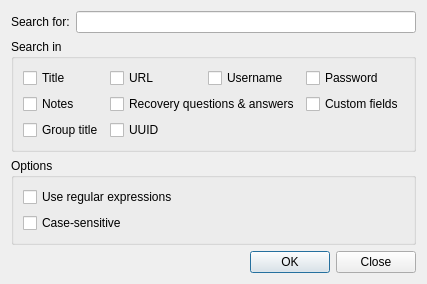
<?xml version="1.0" encoding="UTF-8"?>
<ui version="4.0">
 <class>SearchDatabaseDialog</class>
 <widget class="QDialog" name="SearchDatabaseDialog">
  <property name="geometry">
   <rect>
    <x>0</x>
    <y>0</y>
    <width>381</width>
    <height>248</height>
   </rect>
  </property>
  <property name="windowTitle">
   <string>Find</string>
  </property>
  <layout class="QFormLayout" name="formLayout">
   <item row="0" column="0">
    <widget class="QLabel" name="searchForLabel">
     <property name="text">
      <string>Search for:</string>
     </property>
    </widget>
   </item>
   <item row="0" column="1">
    <widget class="QLineEdit" name="searchLineEdit"/>
   </item>
   <item row="1" column="0" colspan="2">
    <widget class="QGroupBox" name="searchInGroupBox">
     <property name="title">
      <string>Search in</string>
     </property>
     <layout class="QGridLayout" name="gridLayout">
      <item row="0" column="0">
       <widget class="QCheckBox" name="titleCheckBox">
        <property name="text">
         <string>Title</string>
        </property>
       </widget>
      </item>
      <item row="0" column="1">
       <widget class="QCheckBox" name="urlCheckBox">
        <property name="text">
         <string>URL</string>
        </property>
       </widget>
      </item>
      <item row="0" column="2">
       <widget class="QCheckBox" name="usernameCheckBox">
        <property name="text">
         <string>Username</string>
        </property>
       </widget>
      </item>
      <item row="0" column="3">
       <widget class="QCheckBox" name="passwordCheckBox">
        <property name="text">
         <string>Password</string>
        </property>
       </widget>
      </item>
      <item row="2" column="0">
       <widget class="QCheckBox" name="groupTitleCheckBox">
        <property name="text">
         <string>Group title</string>
        </property>
       </widget>
      </item>
      <item row="2" column="1">
       <widget class="QCheckBox" name="uuidCheckBox">
        <property name="text">
         <string>UUID</string>
        </property>
       </widget>
      </item>
      <item row="1" column="0">
       <widget class="QCheckBox" name="notesCheckBox">
        <property name="text">
         <string>Notes</string>
        </property>
       </widget>
      </item>
      <item row="1" column="1" colspan="2">
       <widget class="QCheckBox" name="recoveryInfoCheckBox">
        <property name="text">
         <string>Recovery questions &amp;&amp; answers</string>
        </property>
       </widget>
      </item>
      <item row="1" column="3">
       <widget class="QCheckBox" name="customFieldsCheckBox">
        <property name="text">
         <string>Custom fields</string>
        </property>
       </widget>
      </item>
     </layout>
    </widget>
   </item>
   <item row="2" column="0" colspan="2">
    <widget class="QGroupBox" name="optionsGroupBox">
     <property name="title">
      <string>Options</string>
     </property>
     <layout class="QVBoxLayout" name="verticalLayout">
      <item>
       <widget class="QCheckBox" name="regexCheckBox">
        <property name="text">
         <string>Use regular expressions</string>
        </property>
       </widget>
      </item>
      <item>
       <widget class="QCheckBox" name="caseSensitiveCheckBox">
        <property name="text">
         <string>Case-sensitive</string>
        </property>
       </widget>
      </item>
     </layout>
    </widget>
   </item>
   <item row="3" column="0" colspan="2">
    <widget class="QDialogButtonBox" name="buttonBox">
     <property name="orientation">
      <enum>Qt::Horizontal</enum>
     </property>
     <property name="standardButtons">
      <set>QDialogButtonBox::Close|QDialogButtonBox::Ok</set>
     </property>
    </widget>
   </item>
  </layout>
 </widget>
 <tabstops>
  <tabstop>searchLineEdit</tabstop>
  <tabstop>titleCheckBox</tabstop>
  <tabstop>urlCheckBox</tabstop>
  <tabstop>usernameCheckBox</tabstop>
  <tabstop>passwordCheckBox</tabstop>
  <tabstop>notesCheckBox</tabstop>
  <tabstop>recoveryInfoCheckBox</tabstop>
  <tabstop>customFieldsCheckBox</tabstop>
  <tabstop>groupTitleCheckBox</tabstop>
  <tabstop>uuidCheckBox</tabstop>
  <tabstop>regexCheckBox</tabstop>
  <tabstop>caseSensitiveCheckBox</tabstop>
  <tabstop>buttonBox</tabstop>
 </tabstops>
 <resources/>
 <connections>
  <connection>
   <sender>buttonBox</sender>
   <signal>accepted()</signal>
   <receiver>SearchDatabaseDialog</receiver>
   <slot>accept()</slot>
   <hints>
    <hint type="sourcelabel">
     <x>257</x>
     <y>238</y>
    </hint>
    <hint type="destinationlabel">
     <x>157</x>
     <y>274</y>
    </hint>
   </hints>
  </connection>
  <connection>
   <sender>buttonBox</sender>
   <signal>rejected()</signal>
   <receiver>SearchDatabaseDialog</receiver>
   <slot>reject()</slot>
   <hints>
    <hint type="sourcelabel">
     <x>325</x>
     <y>238</y>
    </hint>
    <hint type="destinationlabel">
     <x>286</x>
     <y>274</y>
    </hint>
   </hints>
  </connection>
  <connection>
   <sender>searchLineEdit</sender>
   <signal>textEdited(QString)</signal>
   <receiver>SearchDatabaseDialog</receiver>
   <slot>updateSearchParameters()</slot>
   <hints>
    <hint type="sourcelabel">
     <x>122</x>
     <y>21</y>
    </hint>
    <hint type="destinationlabel">
     <x>511</x>
     <y>18</y>
    </hint>
   </hints>
  </connection>
  <connection>
   <sender>titleCheckBox</sender>
   <signal>clicked()</signal>
   <receiver>SearchDatabaseDialog</receiver>
   <slot>updateSearchParameters()</slot>
   <hints>
    <hint type="sourcelabel">
     <x>44</x>
     <y>68</y>
    </hint>
    <hint type="destinationlabel">
     <x>480</x>
     <y>35</y>
    </hint>
   </hints>
  </connection>
  <connection>
   <sender>urlCheckBox</sender>
   <signal>clicked()</signal>
   <receiver>SearchDatabaseDialog</receiver>
   <slot>updateSearchParameters()</slot>
   <hints>
    <hint type="sourcelabel">
     <x>129</x>
     <y>66</y>
    </hint>
    <hint type="destinationlabel">
     <x>461</x>
     <y>46</y>
    </hint>
   </hints>
  </connection>
  <connection>
   <sender>usernameCheckBox</sender>
   <signal>clicked()</signal>
   <receiver>SearchDatabaseDialog</receiver>
   <slot>updateSearchParameters()</slot>
   <hints>
    <hint type="sourcelabel">
     <x>222</x>
     <y>64</y>
    </hint>
    <hint type="destinationlabel">
     <x>412</x>
     <y>55</y>
    </hint>
   </hints>
  </connection>
  <connection>
   <sender>passwordCheckBox</sender>
   <signal>clicked()</signal>
   <receiver>SearchDatabaseDialog</receiver>
   <slot>updateSearchParameters()</slot>
   <hints>
    <hint type="sourcelabel">
     <x>313</x>
     <y>65</y>
    </hint>
    <hint type="destinationlabel">
     <x>438</x>
     <y>76</y>
    </hint>
   </hints>
  </connection>
  <connection>
   <sender>notesCheckBox</sender>
   <signal>clicked()</signal>
   <receiver>SearchDatabaseDialog</receiver>
   <slot>updateSearchParameters()</slot>
   <hints>
    <hint type="sourcelabel">
     <x>25</x>
     <y>90</y>
    </hint>
    <hint type="destinationlabel">
     <x>-6</x>
     <y>87</y>
    </hint>
   </hints>
  </connection>
  <connection>
   <sender>recoveryInfoCheckBox</sender>
   <signal>clicked()</signal>
   <receiver>SearchDatabaseDialog</receiver>
   <slot>updateSearchParameters()</slot>
   <hints>
    <hint type="sourcelabel">
     <x>118</x>
     <y>90</y>
    </hint>
    <hint type="destinationlabel">
     <x>422</x>
     <y>85</y>
    </hint>
   </hints>
  </connection>
  <connection>
   <sender>customFieldsCheckBox</sender>
   <signal>clicked()</signal>
   <receiver>SearchDatabaseDialog</receiver>
   <slot>updateSearchParameters()</slot>
   <hints>
    <hint type="sourcelabel">
     <x>343</x>
     <y>92</y>
    </hint>
    <hint type="destinationlabel">
     <x>479</x>
     <y>99</y>
    </hint>
   </hints>
  </connection>
  <connection>
   <sender>groupTitleCheckBox</sender>
   <signal>clicked()</signal>
   <receiver>SearchDatabaseDialog</receiver>
   <slot>updateSearchParameters()</slot>
   <hints>
    <hint type="sourcelabel">
     <x>30</x>
     <y>114</y>
    </hint>
    <hint type="destinationlabel">
     <x>-11</x>
     <y>118</y>
    </hint>
   </hints>
  </connection>
  <connection>
   <sender>uuidCheckBox</sender>
   <signal>clicked()</signal>
   <receiver>SearchDatabaseDialog</receiver>
   <slot>updateSearchParameters()</slot>
   <hints>
    <hint type="sourcelabel">
     <x>113</x>
     <y>113</y>
    </hint>
    <hint type="destinationlabel">
     <x>441</x>
     <y>134</y>
    </hint>
   </hints>
  </connection>
  <connection>
   <sender>regexCheckBox</sender>
   <signal>clicked()</signal>
   <receiver>SearchDatabaseDialog</receiver>
   <slot>updateSearchParameters()</slot>
   <hints>
    <hint type="sourcelabel">
     <x>48</x>
     <y>167</y>
    </hint>
    <hint type="destinationlabel">
     <x>495</x>
     <y>169</y>
    </hint>
   </hints>
  </connection>
  <connection>
   <sender>caseSensitiveCheckBox</sender>
   <signal>clicked()</signal>
   <receiver>SearchDatabaseDialog</receiver>
   <slot>updateSearchParameters()</slot>
   <hints>
    <hint type="sourcelabel">
     <x>115</x>
     <y>190</y>
    </hint>
    <hint type="destinationlabel">
     <x>439</x>
     <y>191</y>
    </hint>
   </hints>
  </connection>
 </connections>
 <slots>
  <slot>updateSearchParameters()</slot>
 </slots>
</ui>
